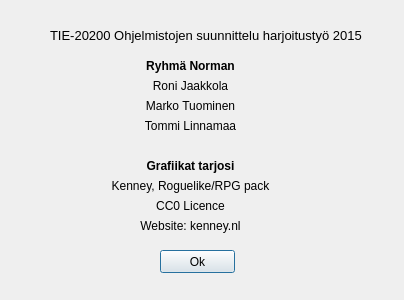
<?xml version="1.0" encoding="UTF-8"?>
<ui version="4.0">
 <class>AboutDialog</class>
 <widget class="QDialog" name="AboutDialog">
  <property name="geometry">
   <rect>
    <x>0</x>
    <y>0</y>
    <width>404</width>
    <height>300</height>
   </rect>
  </property>
  <property name="windowTitle">
   <string>Dialog</string>
  </property>
  <widget class="QPushButton" name="okButton">
   <property name="geometry">
    <rect>
     <x>160</x>
     <y>250</y>
     <width>75</width>
     <height>23</height>
    </rect>
   </property>
   <property name="text">
    <string>Ok</string>
   </property>
  </widget>
  <widget class="QLabel" name="label">
   <property name="geometry">
    <rect>
     <x>50</x>
     <y>0</y>
     <width>321</width>
     <height>71</height>
    </rect>
   </property>
   <property name="font">
    <font>
     <pointsize>10</pointsize>
    </font>
   </property>
   <property name="text">
    <string>TIE-20200 Ohjelmistojen suunnittelu harjoitustyö 2015</string>
   </property>
  </widget>
  <widget class="QLabel" name="label_2">
   <property name="geometry">
    <rect>
     <x>140</x>
     <y>50</y>
     <width>101</width>
     <height>31</height>
    </rect>
   </property>
   <property name="font">
    <font>
     <weight>75</weight>
     <bold>true</bold>
    </font>
   </property>
   <property name="text">
    <string>Ryhmä Norman</string>
   </property>
   <property name="alignment">
    <set>Qt::AlignCenter</set>
   </property>
  </widget>
  <widget class="QLabel" name="label_3">
   <property name="geometry">
    <rect>
     <x>130</x>
     <y>70</y>
     <width>121</width>
     <height>31</height>
    </rect>
   </property>
   <property name="font">
    <font>
     <weight>50</weight>
     <bold>false</bold>
    </font>
   </property>
   <property name="text">
    <string>Roni Jaakkola</string>
   </property>
   <property name="alignment">
    <set>Qt::AlignCenter</set>
   </property>
  </widget>
  <widget class="QLabel" name="label_4">
   <property name="geometry">
    <rect>
     <x>130</x>
     <y>90</y>
     <width>121</width>
     <height>31</height>
    </rect>
   </property>
   <property name="font">
    <font>
     <weight>50</weight>
     <bold>false</bold>
    </font>
   </property>
   <property name="text">
    <string>Marko Tuominen</string>
   </property>
   <property name="alignment">
    <set>Qt::AlignCenter</set>
   </property>
  </widget>
  <widget class="QLabel" name="label_5">
   <property name="geometry">
    <rect>
     <x>130</x>
     <y>110</y>
     <width>121</width>
     <height>31</height>
    </rect>
   </property>
   <property name="font">
    <font>
     <weight>50</weight>
     <bold>false</bold>
    </font>
   </property>
   <property name="text">
    <string>Tommi Linnamaa</string>
   </property>
   <property name="alignment">
    <set>Qt::AlignCenter</set>
   </property>
  </widget>
  <widget class="QLabel" name="label_6">
   <property name="geometry">
    <rect>
     <x>130</x>
     <y>150</y>
     <width>121</width>
     <height>31</height>
    </rect>
   </property>
   <property name="font">
    <font>
     <weight>75</weight>
     <bold>true</bold>
    </font>
   </property>
   <property name="text">
    <string>Grafiikat tarjosi</string>
   </property>
   <property name="alignment">
    <set>Qt::AlignCenter</set>
   </property>
  </widget>
  <widget class="QLabel" name="label_7">
   <property name="geometry">
    <rect>
     <x>110</x>
     <y>170</y>
     <width>161</width>
     <height>31</height>
    </rect>
   </property>
   <property name="font">
    <font>
     <weight>50</weight>
     <bold>false</bold>
    </font>
   </property>
   <property name="text">
    <string>Kenney, Roguelike/RPG pack</string>
   </property>
   <property name="alignment">
    <set>Qt::AlignCenter</set>
   </property>
  </widget>
  <widget class="QLabel" name="label_8">
   <property name="geometry">
    <rect>
     <x>110</x>
     <y>190</y>
     <width>161</width>
     <height>31</height>
    </rect>
   </property>
   <property name="font">
    <font>
     <weight>50</weight>
     <bold>false</bold>
    </font>
   </property>
   <property name="text">
    <string>CC0 Licence</string>
   </property>
   <property name="alignment">
    <set>Qt::AlignCenter</set>
   </property>
  </widget>
  <widget class="QLabel" name="label_9">
   <property name="geometry">
    <rect>
     <x>110</x>
     <y>210</y>
     <width>161</width>
     <height>31</height>
    </rect>
   </property>
   <property name="font">
    <font>
     <weight>50</weight>
     <italic>false</italic>
     <bold>false</bold>
    </font>
   </property>
   <property name="text">
    <string>Website: kenney.nl</string>
   </property>
   <property name="alignment">
    <set>Qt::AlignCenter</set>
   </property>
  </widget>
 </widget>
 <resources/>
 <connections/>
</ui>
